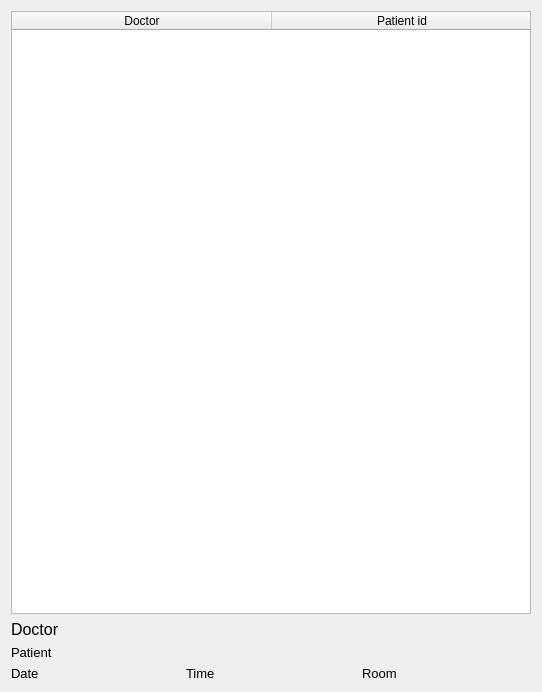
<?xml version="1.0" encoding="UTF-8"?>
<ui version="4.0">
 <class>DirectionsWidgetForm</class>
 <widget class="QWidget" name="DirectionsWidgetForm">
  <property name="geometry">
   <rect>
    <x>0</x>
    <y>0</y>
    <width>538</width>
    <height>692</height>
   </rect>
  </property>
  <property name="windowTitle">
   <string>Directions</string>
  </property>
  <layout class="QVBoxLayout" name="verticalLayout">
   <item>
    <widget class="QTableWidget" name="tableWidget">
     <property name="minimumSize">
      <size>
       <width>520</width>
       <height>200</height>
      </size>
     </property>
     <property name="horizontalScrollBarPolicy">
      <enum>Qt::ScrollBarAlwaysOff</enum>
     </property>
     <property name="editTriggers">
      <set>QAbstractItemView::NoEditTriggers</set>
     </property>
     <property name="selectionMode">
      <enum>QAbstractItemView::SingleSelection</enum>
     </property>
     <property name="selectionBehavior">
      <enum>QAbstractItemView::SelectRows</enum>
     </property>
     <property name="showGrid">
      <bool>false</bool>
     </property>
     <property name="columnCount">
      <number>2</number>
     </property>
     <attribute name="horizontalHeaderVisible">
      <bool>true</bool>
     </attribute>
     <attribute name="horizontalHeaderCascadingSectionResizes">
      <bool>true</bool>
     </attribute>
     <attribute name="horizontalHeaderDefaultSectionSize">
      <number>260</number>
     </attribute>
     <column>
      <property name="text">
       <string>Doctor</string>
      </property>
     </column>
     <column>
      <property name="text">
       <string>Patient id</string>
      </property>
     </column>
    </widget>
   </item>
   <item>
    <widget class="QLabel" name="doctorLabel">
     <property name="font">
      <font>
       <pointsize>12</pointsize>
      </font>
     </property>
     <property name="text">
      <string>Doctor</string>
     </property>
    </widget>
   </item>
   <item>
    <widget class="QLabel" name="patientLabel">
     <property name="font">
      <font>
       <pointsize>10</pointsize>
      </font>
     </property>
     <property name="text">
      <string>Patient</string>
     </property>
    </widget>
   </item>
   <item>
    <layout class="QHBoxLayout" name="horizontalLayout_2">
     <item>
      <widget class="QLabel" name="dateLabel">
       <property name="font">
        <font>
         <pointsize>10</pointsize>
        </font>
       </property>
       <property name="text">
        <string>Date</string>
       </property>
      </widget>
     </item>
     <item>
      <widget class="QLabel" name="timeLabel">
       <property name="font">
        <font>
         <pointsize>10</pointsize>
        </font>
       </property>
       <property name="text">
        <string>Time</string>
       </property>
      </widget>
     </item>
     <item>
      <widget class="QLabel" name="roomLabel">
       <property name="font">
        <font>
         <pointsize>10</pointsize>
        </font>
       </property>
       <property name="text">
        <string>Room</string>
       </property>
      </widget>
     </item>
    </layout>
   </item>
  </layout>
 </widget>
 <resources/>
 <connections/>
</ui>
